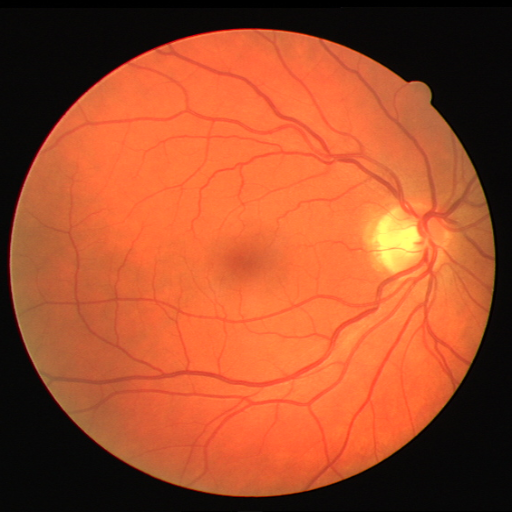
#> input picture images/1.png, 512 x 512 px, found by its file name
$ jupyter execute Opencv-03.ipynb
#> lines starting #> are read from the running program, lines starting #| are printed output that depends on the picture; after the words box and inside, x2 and y2 are one past the last pixel; in counts of white or black regions, pixels touching at a corner belong together
# Adding Images and Applying Thresholding in OpenCV

1. **Simple Addition:**
   This performs a direct pixel-wise addition of the two images. However, this can cause pixel value overflow and clipping since it doesn't handle saturation.

2. **OpenCV Addition Function:**
   This function performs a saturated addition, meaning pixel values are clipped at the maximum (255), preventing overflow artifacts.

3. **Weighted Addition:**
   This blends two images by applying weights to each, plus an optional scalar added to the sum. Useful for smooth image blending.

4. **Thresholding to Create Masks**

5. **Applying Masks with Bitwise Operations**

-----

<div style="text-align: center;">
  <a href="https://colab.research.google.com/github/MinooSdpr/opencv-python-tutorial/blob/main/Opencv-03.ipynb">

  </a>
  &nbsp;
  <a href="https://github.com/MinooSdpr/opencv-python-tutorial/blob/main/Opencv-03.ipynb">

  </a>
</div>

[cell 1]
import numpy as np
import cv2 as cv

img = cv.imread('1.png')
#> img is the input picture: shape (512, 512, 3); mean B, G, R 43.1, 77.3, 163.4
img_mask = cv.imread("1 masked.png")
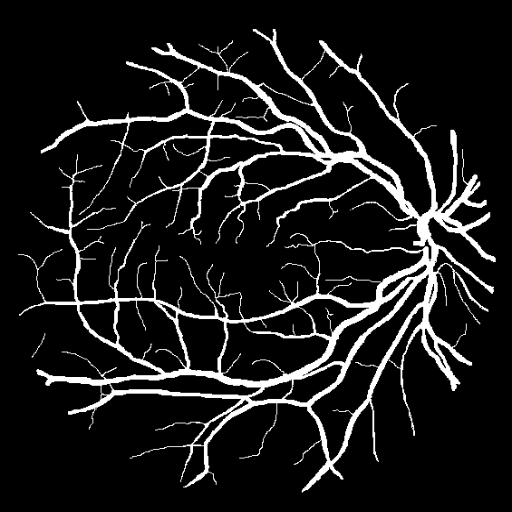
#> input picture images/1 masked.png, 512 x 512 px, found by its file name
#> img_mask is the input picture: shape (512, 512, 3); min 0, max 255, mean 26.1

added = img + img_mask
cv.imshow('eye',img)
cv.imshow('eye mask',img_mask)
cv.imshow('added',added)

cv.waitKey(0)
cv.destroyAllWindows()

[cell 2]
img = cv.imread('1.png')
img_mask = cv.imread("1 masked.png")

added = cv.add(img,img_mask)

cv.imshow('eye',img)
cv.imshow('eye mask',img_mask)
cv.imshow('added',added)

cv.waitKey(0)
cv.destroyAllWindows()

## Parameters of `cv.addWeighted`

| Parameter      | Type       | Description                                                                                  |
|----------------|------------|----------------------------------------------------------------------------------------------|
| `src1`         | `ndarray`  | First input image (array).                                                                   |
| `alpha`        | `float`    | Weight of the first image (`src1`). Determines its contribution to the output.              |
| `src2`         | `ndarray`  | Second input image (array).                                                                  |
| `beta`         | `float`    | Weight of the second image (`src2`). Determines its contribution to the output.             |
| `gamma`        | `float`    | Scalar added to each sum. Used to adjust brightness of the result image.                     |
| `dst` (opt.)   | `ndarray`  | Optional output array that has the same size and type as the inputs.                        |
| `dtype` (opt.) | `int`      | Optional depth of the output array. If negative, output has the same type as input images.   |

[cell 3]
added = cv.addWeighted(img, 0.6, img_mask, 0.4, 1)
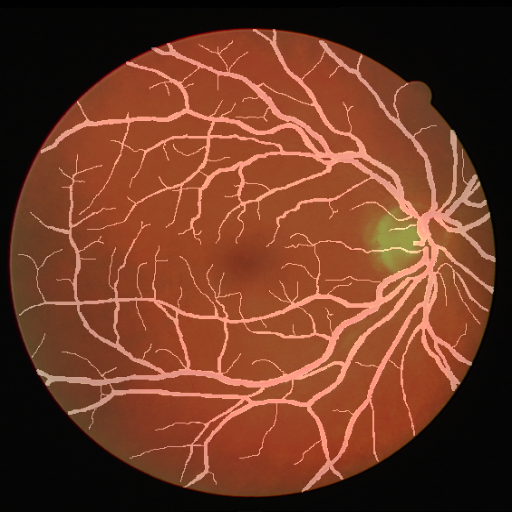
#> added: shape (512, 512, 3); mean B, G, R 37.3, 57.8, 109.4

cv.imshow('eye',img)
cv.imshow('eye mask',img_mask)
cv.imshow('added',added)

cv.waitKey(0)
cv.destroyAllWindows()

### Parameters and Return Values of `cv.threshold`

| Parameter          | Type       | Description                                                                                  |
|--------------------|------------|----------------------------------------------------------------------------------------------|
| `src`              | `ndarray`  | Source image, which should be a single-channel grayscale image.                              |
| `thresh`           | `float`    | Threshold value used for classification of pixel values.                                    |
| `maxval`           | `float`    | Maximum value to assign to pixels exceeding the threshold.                                  |
| `type`             | `int`      | Thresholding type. Common types include: `cv.THRESH_BINARY`, `cv.THRESH_BINARY_INV`, etc.    |

| Return Value       | Type       | Description                                                                                  |
|--------------------|------------|----------------------------------------------------------------------------------------------|
| `ret`              | `float`    | The threshold that was used (useful when using Otsu's method, otherwise equals `thresh`).    |
| `mask`             | `ndarray`  | Resulting binary image (mask) after thresholding. Pixels are either 0 or `maxval`.          |

#### Different Threshold Types in `cv.threshold`

| Threshold Type          | Description                                                                                           |
|------------------------|-----------------------------------------------------------------------------------------------------|
| `cv.THRESH_BINARY`      | Pixel value = `maxval` if the pixel value is greater than `thresh`, else 0.                         |
| `cv.THRESH_BINARY_INV`  | Inverse binary threshold. Pixel value = 0 if pixel > `thresh`, else `maxval`.                       |
| `cv.THRESH_TRUNC`       | Pixel value = `thresh` if pixel value > `thresh`, else pixel value remains unchanged.               |
| `cv.THRESH_TOZERO`      | Pixel value = pixel value if pixel value > `thresh`, else 0.                                        |
| `cv.THRESH_TOZERO_INV`  | Inverse to zero threshold. Pixel value = 0 if pixel > `thresh`, else pixel value remains unchanged. |

#### Visual Summary:

Assuming pixel intensity is compared against threshold `T`:

| Threshold Type         | Pixel Intensity <= T          | Pixel Intensity > T           |
|------------------------|-------------------------------|-------------------------------|
| `THRESH_BINARY`        | 0                             | maxval                        |
| `THRESH_BINARY_INV`    | maxval                        | 0                             |
| `THRESH_TRUNC`         | unchanged                     | `T`                          |
| `THRESH_TOZERO`        | 0                             | unchanged                     |
| `THRESH_TOZERO_INV`    | unchanged                     | 0                             |

[cell 4]
img2gray = cv.cvtColor(img_mask,cv.COLOR_BGR2GRAY)
ret, mask = cv.threshold(img2gray,40,255, cv.THRESH_BINARY)
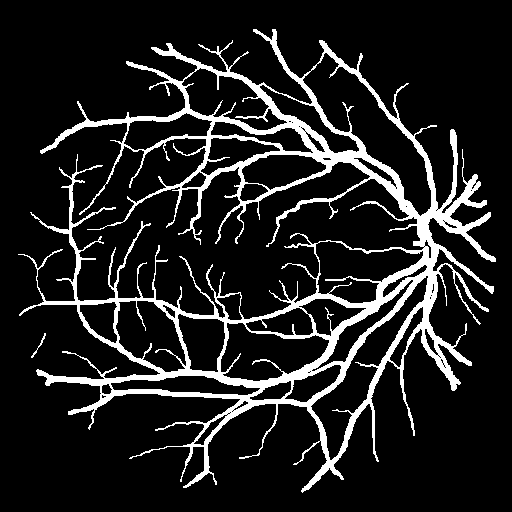
#> mask: shape (512, 512); 12.5% white; 2 white regions, box (x1, y1, x2, y2) and area: (18, 29, 496, 493) 32726, (31, 333, 46, 358) 50
mask_inv = cv.bitwise_not(mask)


ult_img = cv.bitwise_and(img,img, mask= mask_inv)
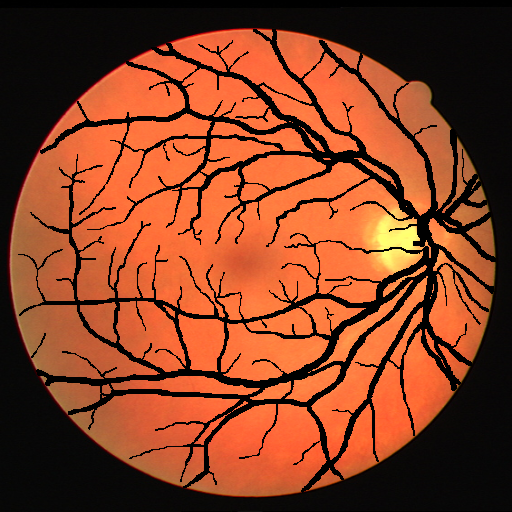
#> ult_img: shape (512, 512, 3); mean B, G, R 35.9, 64.7, 134.1
cv.imshow('eye',img)
cv.imshow('eye mask',ult_img)

cv.waitKey(0)
cv.destroyAllWindows()

### Bitwise Operations in OpenCV

#### 1. `cv.bitwise_not(src)`

- **Description:**
  Performs a bitwise NOT operation (binary inversion) on every pixel in the source image.
  Each bit of every pixel is flipped: 0 becomes 1, and 1 becomes 0.

- **Effect:**
  For an 8-bit grayscale image, pixel values `p` are transformed to `255 - p`.
  This effectively inverts black to white, and vice versa.

---

#### 2. `cv.bitwise_and(src1, src2, mask=None)`

* **Description:**
  Performs a bitwise AND operation between two images (or an image and a mask).
  Only bits set in both inputs remain set.

* **Effect:**
  Useful to keep parts of an image where the mask is white (255) and remove the rest.

---

#### 3. `cv.bitwise_or(src1, src2)`

* **Description:**
  Performs a bitwise OR operation between two images.
  Bits set in either input remain set.

---

#### 4. `cv.bitwise_xor(src1, src2)`

* **Description:**
  Performs a bitwise XOR (exclusive OR) operation between two images.
  Bits set in one input but not both remain set.

---

### Summary:

| Function      | Operation     | Typical Use Case                   |
| ------------- | ------------- | ---------------------------------- |
| `bitwise_not` | Inverts bits  | Inverting masks or images          |
| `bitwise_and` | AND operation | Applying masks to images           |
| `bitwise_or`  | OR operation  | Combining masks or images          |
| `bitwise_xor` | XOR operation | Finding differences between images |

[cell 5]
img2gray = cv.cvtColor(img_mask,cv.COLOR_BGR2GRAY)
ret, mask = cv.threshold(img2gray,40,255, cv.THRESH_BINARY)
mask_inv = cv.bitwise_not(mask)


img1 = cv.bitwise_and(img,img, mask= mask_inv)
img2 = cv.bitwise_and(img_mask,img_mask, mask= mask_inv)
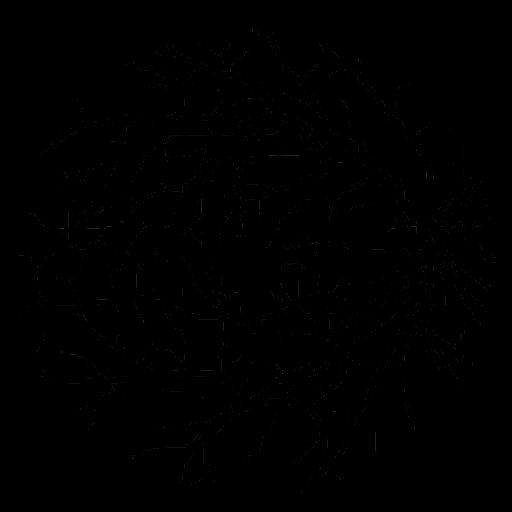
#> img2: shape (512, 512, 3); min 0, max 40, mean 0.3

imgadded = cv.add(img1,img2)


cv.imshow('first way',added)
cv.imshow('new add method',imgadded)

cv.waitKey(0)
cv.destroyAllWindows()

## Thresholding
- simple Thresholding
- Adaptive Thresholding
- Otsu Thresholding

[cell 6]
img = cv.imread('bookpage.jpg')
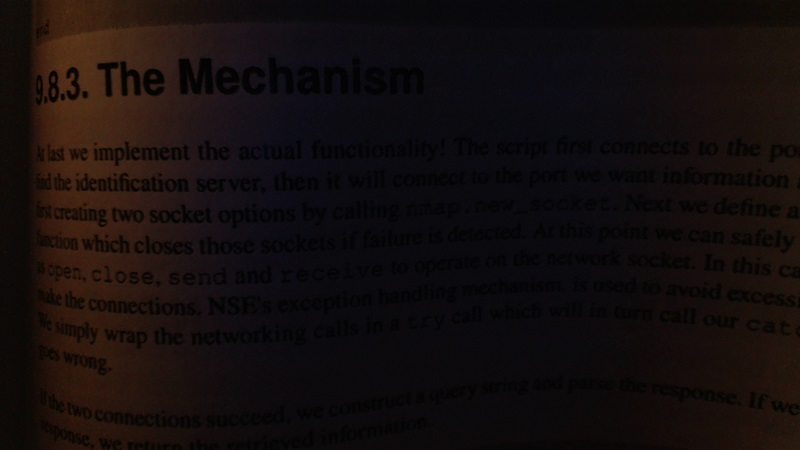
#> input picture bookpage.jpg, 800 x 450 px
#> img is the input picture: shape (450, 800, 3); mean B, G, R 13.4, 13.6, 20.3
ret, thresh = cv.threshold(img, 10, 255, cv.THRESH_BINARY)
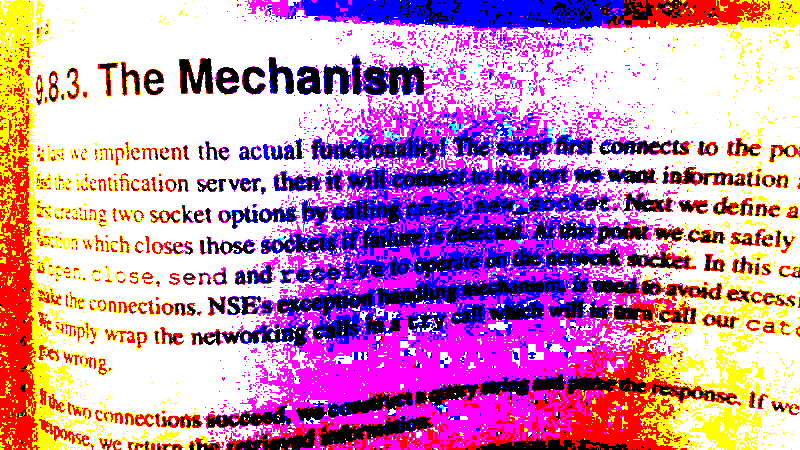
#> thresh: shape (450, 800, 3); mean B, G, R 185.6, 143.5, 204.9


cv.imshow('book',img)
cv.imshow('thresh',thresh)
cv.waitKey(0)
cv.destroyAllWindows()

### 🧠 What is Otsu’s Thresholding?

Otsu’s method is an **automatic image thresholding technique** used to separate an image into foreground and background **without having to manually choose a threshold value**.

It works best when the image histogram has two peaks (i.e. it’s **bimodal** — one peak for the background and one for the foreground).

---

#### 🧪 What does it do?

It tries **every possible threshold value** (from 0 to 255) and selects the one that **minimizes the intra-class variance**, or **maximizes inter-class variance** (i.e. best separates the two classes: foreground and background).

---

#### 🧱 Code Explanation

```python
ret, thresh = cv.threshold(img_gray, 0, 255, cv.THRESH_BINARY + cv.THRESH_OTSU)
```

* This line applies thresholding **with Otsu's method**.
* The **threshold value `0` is ignored** when you use `cv.THRESH_OTSU`. OpenCV will **automatically find the best threshold**.
* The image is converted to a binary image (`cv.THRESH_BINARY`) using the threshold found by Otsu.

#### ✅ When to Use Otsu?

* When you want to **automatically find a threshold**.
* When the image has a **bimodal histogram**.
* When you want a **fast, unsupervised thresholding** method.

[cell 7]
img_gray = cv.cvtColor(img, cv.COLOR_BGR2GRAY)
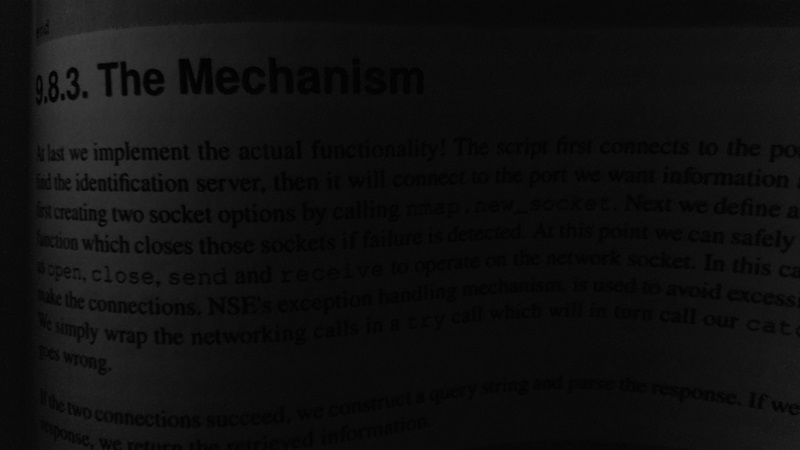
#> img_gray: shape (450, 800); min 0, max 64, mean 15.6
#ret, thresh = cv.threshold(img_gray, 12, 255, cv.THRESH_BINARY)
ret, thresh = cv.threshold(img_gray, 0, 255, cv.THRESH_BINARY+cv.THRESH_OTSU)
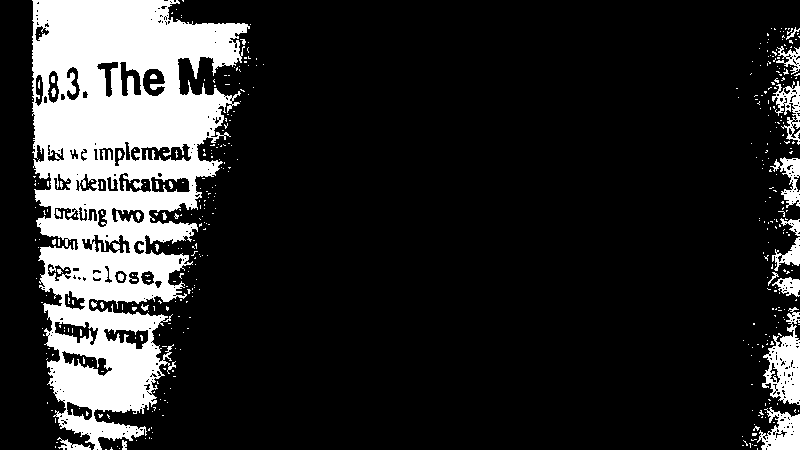
#> thresh: shape (450, 800); 16.5% white; 428 white regions (399 under 20 px), largest, box (x1, y1, x2, y2) and area: (32, 0, 250, 450) 51813, (762, 307, 800, 405) 1926, (757, 407, 800, 450) 1111
#> ret = 22
print(ret)
#| 22.0
cv.imshow('book',img)
cv.imshow('thresh',thresh)
cv.waitKey(0)
cv.destroyAllWindows()

| **Parameter**    | **Value**                       | **Description**                                                                                                                                                      |
| ---------------- | ------------------------------- | -------------------------------------------------------------------------------------------------------------------------------------------------------------------- |
| `src`            | `img_gray`                      | The **input grayscale image** on which adaptive thresholding is applied. Must be an 8-bit single-channel image.                                                      |
| `maxValue`       | `255`                           | The **value assigned to pixels** that pass the threshold condition (i.e., set to white).                                                                             |
| `adaptiveMethod` | `cv.ADAPTIVE_THRESH_GAUSSIAN_C` | How the threshold is calculated:<br> - `cv.ADAPTIVE_THRESH_MEAN_C`: mean of neighborhood<br> - `cv.ADAPTIVE_THRESH_GAUSSIAN_C`: weighted sum using a Gaussian window |
| `thresholdType`  | `cv.THRESH_BINARY`              | Thresholding type:<br> - `cv.THRESH_BINARY`: pixel = `maxValue` if it is greater than the threshold; otherwise, 0.                                                   |
| `blockSize`      | `115`                           | Size of the neighborhood area (must be an **odd number** ≥ 3). Determines how local the thresholding is. Larger value = larger area considered per pixel.            |
| `C`              | `1`                             | A constant **subtracted from the computed threshold**. It fine-tunes the threshold level. Higher `C` makes threshold stricter (darker results).                      |

---

### 🧠 Summary of How It Works:

Adaptive thresholding calculates the threshold **individually for each pixel**, based on its local neighborhood:

* For each pixel, a threshold is computed using the local region defined by `blockSize`.
* Then, `C` is subtracted from this threshold.
* Based on the result, each pixel is set to either `0` or `maxValue` (here, 255).

---

### 🔍 When to Use Adaptive Thresholding?

* When **lighting conditions are uneven** in the image.
* When **Otsu’s global thresholding doesn’t work well**.
* For images like scanned documents with **shadows or gradients**.

[cell 8]
thresh = cv.adaptiveThreshold(img_gray, 255, cv.ADAPTIVE_THRESH_GAUSSIAN_C,cv.THRESH_BINARY,115,1)
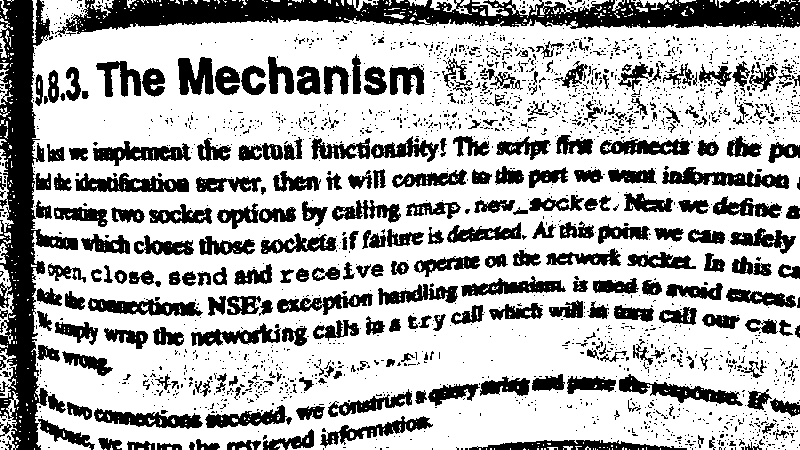
#> thresh: shape (450, 800); 69.3% white; 2145 black regions (1865 under 20 px), largest, box (x1, y1, x2, y2) and area: (55, 0, 800, 37) 14872, (0, 0, 78, 450) 13658, (662, 167, 789, 189) 1363
cv.imshow('book',img)
cv.imshow('thresh',thresh)
cv.waitKey(0)
cv.destroyAllWindows()
